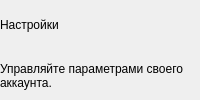
            <widget class="QWidget" name="settingsHeading">
             <layout class="QHBoxLayout" name="settingsHeadingLayout" stretch="1">
              <property name="leftMargin">
               <number>0</number>
              </property>
              <property name="topMargin">
               <number>0</number>
              </property>
              <property name="rightMargin">
               <number>0</number>
              </property>
              <property name="bottomMargin">
               <number>0</number>
              </property>
              <property name="spacing">
               <number>16</number>
              </property>
              <item>
               <widget class="QWidget" name="settingsHeadingText">
                <layout class="QVBoxLayout" name="settingsTitlesLayout">
                 <property name="leftMargin">
                  <number>0</number>
                 </property>
                 <property name="topMargin">
                  <number>0</number>
                 </property>
                 <property name="rightMargin">
                  <number>0</number>
                 </property>
                 <property name="bottomMargin">
                  <number>0</number>
                 </property>
                 <property name="spacing">
                  <number>3</number>
                 </property>
                 <item>
                  <widget class="QLabel" name="settingsTitle">
                   <property name="text">
                    <string>Настройки</string>
                   </property>
                   <property name="heading" stdset="0">
                    <bool>true</bool>
                   </property>
                  </widget>
                 </item>
                 <item>
                  <widget class="QLabel" name="settingsSubtitle">
                   <property name="text">
                    <string>Управляйте параметрами своего аккаунта.</string>
                   </property>
                   <property name="muted" stdset="0">
                    <bool>true</bool>
                   </property>
                   <property name="wordWrap">
                    <bool>true</bool>
                   </property>
                  </widget>
                 </item>
                </layout>
               </widget>
              </item>
             </layout>
            </widget>
